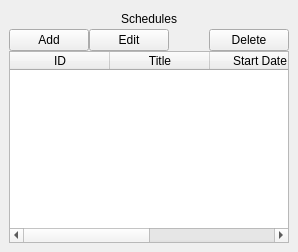
                 <widget class="QWidget" name="page5">
                  <layout class="QVBoxLayout" name="verticalLayout_25">
                   <property name="spacing">
                    <number>0</number>
                   </property>
                   <property name="leftMargin">
                    <number>0</number>
                   </property>
                   <property name="topMargin">
                    <number>0</number>
                   </property>
                   <property name="rightMargin">
                    <number>0</number>
                   </property>
                   <property name="bottomMargin">
                    <number>0</number>
                   </property>
                   <item>
                    <layout class="QVBoxLayout" name="verticalLayout_24">
                     <property name="leftMargin">
                      <number>9</number>
                     </property>
                     <property name="topMargin">
                      <number>9</number>
                     </property>
                     <property name="rightMargin">
                      <number>9</number>
                     </property>
                     <property name="bottomMargin">
                      <number>9</number>
                     </property>
                     <item>
                      <layout class="QHBoxLayout" name="horizontalLayout_21">
                       <item>
                        <spacer name="horizontalSpacer_24">
                         <property name="orientation">
                          <enum>Qt::Horizontal</enum>
                         </property>
                         <property name="sizeHint" stdset="0">
                          <size>
                           <width>40</width>
                           <height>20</height>
                          </size>
                         </property>
                        </spacer>
                       </item>
                       <item>
                        <widget class="QLabel" name="labelScheduleView">
                         <property name="text">
                          <string>Schedules</string>
                         </property>
                        </widget>
                       </item>
                       <item>
                        <spacer name="horizontalSpacer_25">
                         <property name="orientation">
                          <enum>Qt::Horizontal</enum>
                         </property>
                         <property name="sizeHint" stdset="0">
                          <size>
                           <width>40</width>
                           <height>20</height>
                          </size>
                         </property>
                        </spacer>
                       </item>
                      </layout>
                     </item>
                     <item>
                      <layout class="QHBoxLayout" name="horizontalLayout_22">
                       <item>
                        <widget class="QPushButton" name="buttonScheduleViewAdd">
                         <property name="text">
                          <string>Add</string>
                         </property>
                        </widget>
                       </item>
                       <item>
                        <widget class="QPushButton" name="scheduleUpdate">
                         <property name="text">
                          <string>Edit</string>
                         </property>
                        </widget>
                       </item>
                       <item>
                        <spacer name="horizontalSpacer_26">
                         <property name="orientation">
                          <enum>Qt::Horizontal</enum>
                         </property>
                         <property name="sizeHint" stdset="0">
                          <size>
                           <width>40</width>
                           <height>20</height>
                          </size>
                         </property>
                        </spacer>
                       </item>
                       <item>
                        <widget class="QPushButton" name="scheduleDelete">
                         <property name="text">
                          <string>Delete</string>
                         </property>
                        </widget>
                       </item>
                      </layout>
                     </item>
                     <item>
                      <widget class="QTableWidget" name="tableWidget">
                       <property name="editTriggers">
                        <set>QAbstractItemView::NoEditTriggers</set>
                       </property>
                       <property name="selectionMode">
                        <enum>QAbstractItemView::SingleSelection</enum>
                       </property>
                       <property name="selectionBehavior">
                        <enum>QAbstractItemView::SelectRows</enum>
                       </property>
                       <column>
                        <property name="text">
                         <string>ID</string>
                        </property>
                       </column>
                       <column>
                        <property name="text">
                         <string>Title</string>
                        </property>
                       </column>
                       <column>
                        <property name="text">
                         <string>Start Date</string>
                        </property>
                       </column>
                       <column>
                        <property name="text">
                         <string>End Date</string>
                        </property>
                       </column>
                      </widget>
                     </item>
                    </layout>
                   </item>
                  </layout>
                 </widget>
